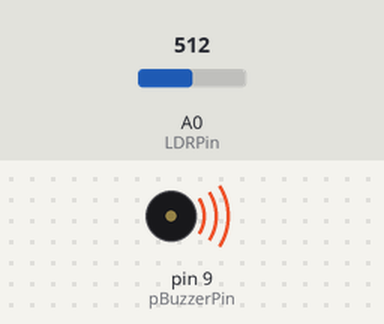
Recording of a sketch running on a simulated Arduino Uno, built with avr-gcc and run on an emulated ATmega328P. Shown: buzzer (waves = sounding). The test bench sets the inputs (shaded band); at power-on: A0 (LDRPin) = 512.

Above: at 0.1 s.
Timing chart, 0 to 1.6 s (numbered marks = the images above):
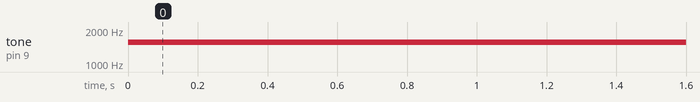

The sketch:

theremin.ino
```cpp
const int LDRPin { A0 };
const int pBuzzerPin { 9 };


void setup() {
  Serial.begin(9600);

  pinMode(LDRPin, INPUT);
  pinMode(pBuzzerPin, OUTPUT);
}

void loop() {
  int LDRVal { analogRead(LDRPin) };
  int pBuzzerFreq { map(LDRVal, 0, 1023, 100, 3000) };

  tone(pBuzzerPin, pBuzzerFreq);
  delay(50);
}
```

Measured:
- by itself, tone on pin 9 (pBuzzerPin): silent → 1551 Hz at 0.00 s
